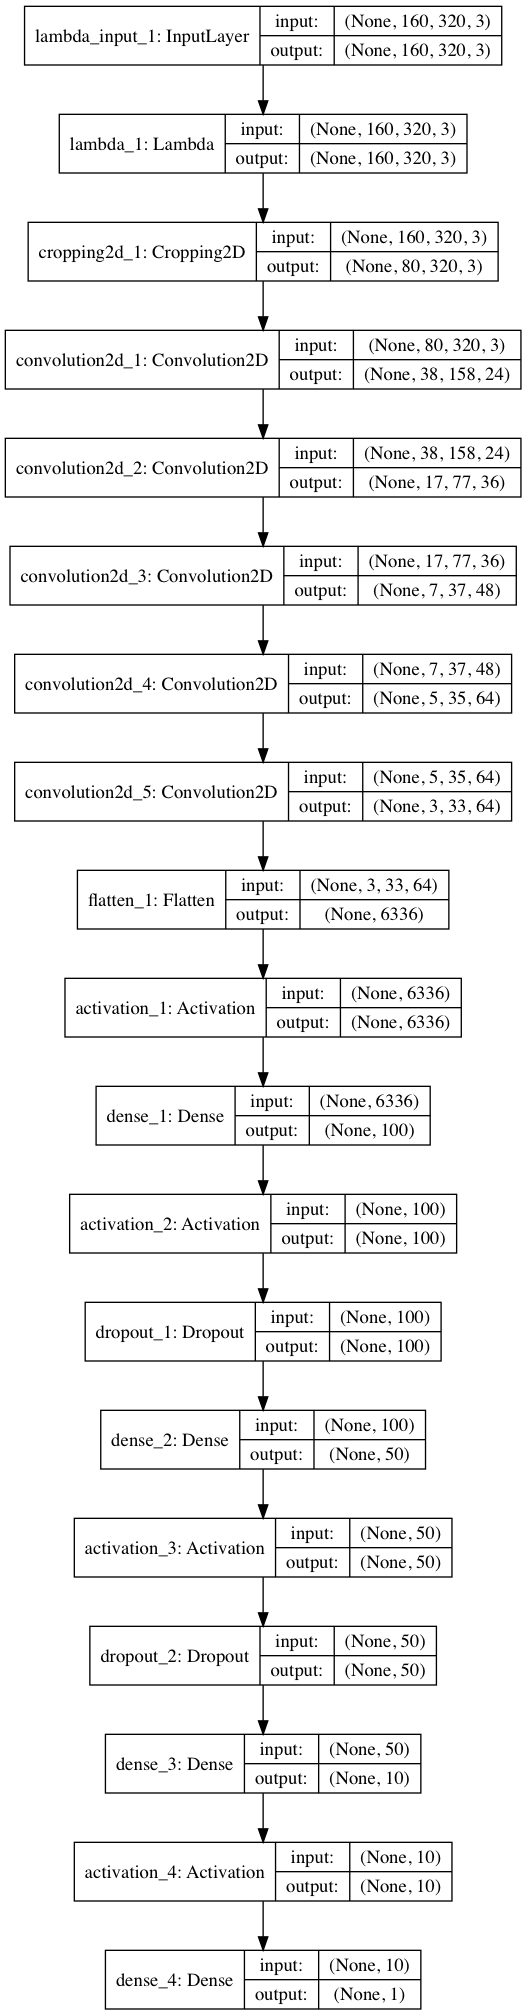

Generate this figure with Python:
import csv
import os

simdataList = os.listdir('simdata')

samples = []
for i in range(len(simdataList)):
    csvPath = 'simdata/'+simdataList[i]+'/driving_log.csv'
    with open(csvPath) as csvfile:
        reader = csv.reader(csvfile)
        for line in reader:
            samples.append(line)
# samples holds every line scanned from every csv


from sklearn.model_selection import train_test_split
train_samples, validation_samples = train_test_split(samples, test_size=0.2)

import cv2
import numpy as np
import sklearn
from sklearn.utils import shuffle

def generator(samples, batch_size=32):
    num_samples = len(samples)
    correction = 0.22
    while 1: # Loop forever so the generator never terminates
        shuffle(samples)
        for offset in range(0, num_samples, batch_size):
            batch_samples = samples[offset:offset+batch_size]

            images = []
            angles = []
            for batch_sample in batch_samples:
                rndSeed = np.random.randint(3) # random select between 0,1,2
                # rndSeed = 0
                rndSeed2 = np.random.randint(2) # random flip or not
                folderName = batch_sample[rndSeed].split('/')[-3]
                fileName = batch_sample[rndSeed].split('/')[-1]
                name = 'simdata/'+folderName+'/IMG/'+fileName
                image = cv2.imread(name)
                angle = float(batch_sample[3])

                if rndSeed == 1:# left image
                    angle += correction
                elif rndSeed == 2: # right image
                    angle -= correction

                if rndSeed2 == 1: # flip the image
                    image = cv2.flip(image,1)
                    angle = angle*-1.0

                images.append(image)
                angles.append(angle)

            # trim image to only see section with road
            X_train = np.array(images)
            y_train = np.array(angles)
            yield sklearn.utils.shuffle(X_train, y_train)

# compile and train the model using the generator function
train_generator = generator(train_samples, batch_size=32)
validation_generator = generator(validation_samples, batch_size=32)


from keras.models import Sequential
from keras.layers import Flatten, Dense, Lambda, Cropping2D, Activation, Dropout
from keras.layers.convolutional import Convolution2D
from keras.layers.pooling import MaxPooling2D

model = Sequential()
# Preprocess incoming data, centered around zero with small standard deviation 
model.add(Lambda(lambda x: x / 255.0 - 0.5, input_shape=(160,320,3)))
model.add(Cropping2D(cropping=((60,20),(0,0))))
model.add(Convolution2D(24,5,5,subsample=(2,2),activation="relu"))
model.add(Convolution2D(36,5,5,subsample=(2,2),activation="relu"))
model.add(Convolution2D(48,5,5,subsample=(2,2),activation="relu"))
model.add(Convolution2D(64,3,3,activation="relu"))
model.add(Convolution2D(64,3,3,activation="relu"))
model.add(Flatten())
model.add(Activation('relu'))
model.add(Dense(100))
model.add(Activation('relu'))
model.add(Dropout(0.5))
model.add(Dense(50))
model.add(Activation('relu'))
model.add(Dropout(0.5))
model.add(Dense(10))
model.add(Activation('relu'))
model.add(Dense(1))

model.compile(loss='mse', optimizer='adam')

from IPython.display import Image, display, SVG
from keras.utils.visualize_util import model_to_dot
# Save the model as png file
from keras.utils.visualize_util import plot
plot(model, to_file='model.png', show_shapes=True)

# model.load_weights('model_weights.h5')
model.fit_generator(train_generator, samples_per_epoch=len(train_samples), validation_data=validation_generator,nb_val_samples=len(validation_samples), nb_epoch=10)

model.save_weights('model_weights.h5')
model.save('model.h5')